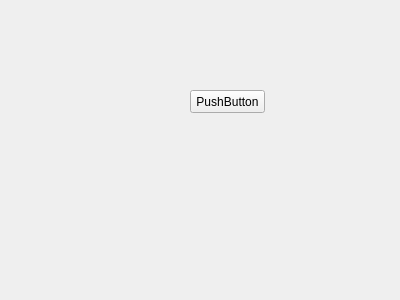
<?xml version="1.0" encoding="UTF-8"?>
<ui version="4.0">
 <class>Form</class>
 <widget class="QWidget" name="Form">
  <property name="geometry">
   <rect>
    <x>0</x>
    <y>0</y>
    <width>400</width>
    <height>300</height>
   </rect>
  </property>
  <property name="windowTitle">
   <string>Form</string>
  </property>
  <widget class="QPushButton" name="pushButton">
   <property name="geometry">
    <rect>
     <x>190</x>
     <y>90</y>
     <width>75</width>
     <height>23</height>
    </rect>
   </property>
   <property name="styleSheet">
    <string notr="true">border-image: url(:/icon/images/icon.ico);</string>
   </property>
   <property name="text">
    <string>PushButton</string>
   </property>
  </widget>
 </widget>
 <resources>
  <include location="../../resource.qrc"/>
 </resources>
 <connections/>
</ui>
